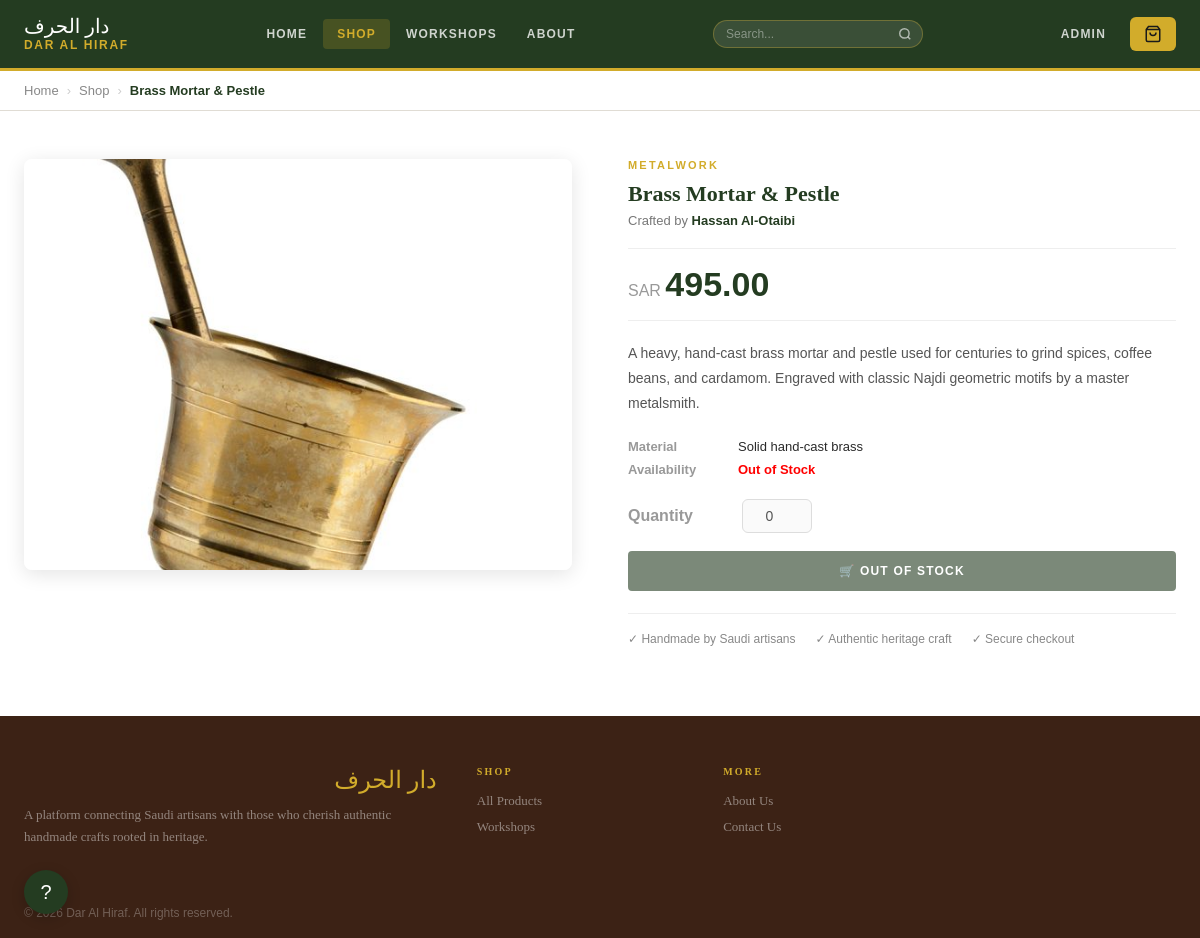
The page /dar-al-hrf/product.php?id=2 on the database its author committed.
### tables this page shows
CREATE TABLE `products` (
  `pid` int(11) NOT NULL,
  `name` varchar(255) NOT NULL,
  `category` varchar(100) NOT NULL,
  `description` text DEFAULT NULL,
  `material` varchar(255) DEFAULT NULL,
  `price` decimal(10,2) NOT NULL,
  `artisan` varchar(255) NOT NULL,
  `image` varchar(500) NOT NULL,
  `quantity` int(11) DEFAULT NULL,
  `location` varchar(255) DEFAULT NULL,
  `duration` varchar(50) DEFAULT NULL,
  `sessions` text DEFAULT NULL,
  `seats` int(11) DEFAULT NULL,
  `admin_id` int(11) DEFAULT NULL,
  `slots_json` text DEFAULT NULL
);

### dar-al-hrf/product.php (the view, shortened to what this page needs)
<?php
require 'db.php';
$pid     = isset($_GET['id']) ? intval($_GET['id']) : 0;
$stmt    = $pdo->prepare("SELECT * FROM products WHERE pid = ? AND category != 'Workshop'");
$stmt->execute([$pid]);
$product = $stmt->fetch();
$inStock = isset($product['quantity']) && (int)$product['quantity'] > 0;
?>
<!DOCTYPE html>
<html lang="en">
<head>
  <link rel="stylesheet" href="style.css" />
</head>
<body>
<nav class="navbar" aria-label="Main navigation">
  <div class="navbar-inner">
    <a href="index.php" class="navbar-logo">
      <span class="logo-ar" lang="ar">دار الحرف</span>
      <span class="logo-en">Dar Al Hiraf</span>
    </a>
    <div class="navbar-nav">
      <a href="index.php">Home</a>
      <a href="shop.php" class="active">Shop</a>
      <a href="workshops.php">Workshops</a>
      <a href="about.html">About</a>
    </div>
    <form class="navbar-search" onsubmit="event.preventDefault();var v=this.querySelector('input').value.trim();if(v)window.location.href='search.html?q='+encodeURIComponent(v);" role="search">
      <input class="navbar-search-input" type="search" placeholder="Search..." aria-label="Search">
      <button class="navbar-search-btn" type="submit" aria-label="Search">
        <svg viewBox="0 0 24 24"><circle cx="11" cy="11" r="8"/><line x1="21" y1="21" x2="16.65" y2="16.65"/></svg>
      </button>
    </form>
    <div class="navbar-right">
      <a id="adminNavLink" href="admin-login.php" class="navbar-admin-link">Admin</a>
      <a href="checkout.php" class="navbar-cart-btn" id="cartBtn" aria-label="View cart">
        <svg viewBox="0 0 24 24" aria-hidden="true" width="18" height="18" stroke="#1a1a1a" fill="none" stroke-width="2"><path d="M6 2L3 6v14a2 2 0 002 2h14a2 2 0 002-2V6l-3-4z"/><line x1="3" y1="6" x2="21" y2="6"/><path d="M16 10a4 4 0 01-8 0"/></svg>
      </a>
    </div>
  </div>
</nav>
<div class="breadcrumb">
  <div class="breadcrumb-row container">
    <a href="index.php">Home</a>
    <span class="bc-sep">›</span>
    <a href="shop.php">Shop</a>
    <span class="bc-sep">›</span>
    <span class="bc-current"><?php echo htmlspecialchars($product['name']); ?></span>
  </div>
</div>
<main id="main-content">
  <div class="detail-wrap">
    <div class="container">
      <div class="detail-grid">
        <div>
          <div class="detail-main-img">
            <img src="<?php echo htmlspecialchars($product['image']); ?>"
                 alt="<?php echo htmlspecialchars($product['name']); ?>" />
          </div>
        </div>
        <div>
          <p class="d-category"><?php echo htmlspecialchars($product['category']); ?></p>
          <h1 class="d-name-en"><?php echo htmlspecialchars($product['name']); ?></h1>
          <p class="d-artisan">Crafted by <strong><?php echo htmlspecialchars($product['artisan']); ?></strong></p>
          <div class="d-price-block">
            <span class="d-price"><small>SAR </small><?php echo number_format($product['price'], 2); ?></span>
          </div>
          <p class="d-desc"><?php echo nl2br(htmlspecialchars($product['description'])); ?></p>
          <div class="d-meta">
            <?php if (!empty($product['material'])): ?>
            <div class="d-meta-row">
              <span class="d-meta-key">Material</span>
              <span class="d-meta-val"><?php echo htmlspecialchars($product['material']); ?></span>
            </div>
            <?php endif; ?>
            <div class="d-meta-row">
              <span class="d-meta-key">Availability</span>
              <span class="d-meta-val">
                <?php echo $inStock ? (int)$product['quantity'] . ' available' : '<span style="color:red; font-weight:bold;">Out of Stock</span>'; ?>
              </span>
            </div>
          </div>
          <div class="d-meta-row" style="margin-bottom:18px;align-items:center;gap:14px;">
            <span class="d-meta-key">Quantity</span>
            <input type="number" id="qtyInput"
                   value="<?php echo $inStock ? '1' : '0'; ?>"
                   min="<?php echo $inStock ? '1' : '0'; ?>"
                   max="<?php echo (int)($product['quantity'] ?? 99); ?>"
                   <?php echo !$inStock ? 'disabled' : ''; ?>
                   style="width:70px;padding:8px;border:1.5px solid #ddd;border-radius:6px;font-size:14px;text-align:center;" />
          </div>
          <div class="d-btns">
            <button class="btn btn-green" onclick="handleAddToCart()" <?php echo !$inStock ? 'disabled style="opacity:0.6; cursor:not-allowed;"' : ''; ?> style="font-size:14px;padding:14px 24px;">
              &#x1F6D2; <?php echo $inStock ? 'Add to Cart' : 'Out of Stock'; ?>
            </button>
          </div>
          <div class="trust-bar">
            <span>&#10003; Handmade by Saudi artisans</span>
            <span>&#10003; Authentic heritage craft</span>
            <span>&#10003; Secure checkout</span>
          </div>
        </div>
      </div>
    </div>
  </div>
  <div style="position:fixed;bottom:24px;left:24px;z-index:999;">
    <button onclick="document.getElementById('helpModal').style.display='flex'"
            style="background:var(--green);color:#fff;border:none;border-radius:50%;width:44px;height:44px;font-size:20px;cursor:pointer;box-shadow:0 4px 14px rgba(0,0,0,0.2); "
            aria-label="Help">?</button>
  </div>
</main>
<footer class="footer">
  <div class="container">
    <div class="footer-grid">
      <div>
        <p class="footer-brand-name" lang="ar">دار الحرف</p>
        <p class="footer-desc">A platform connecting Saudi artisans with those who cherish authentic handmade crafts rooted in heritage.</p>
      </div>
      <div>
        <p class="footer-col-title">Shop</p>
        <div class="footer-links">
          <a href="shop.php">All Products</a>
          <a href="workshops.php">Workshops</a>
        </div>
      </div>
      <div>
        <p class="footer-col-title">More</p>
        <div class="footer-links">
          <a href="about.html">About Us</a>
          <a href="contact.php">Contact Us</a>
        </div>
      </div>
    </div>
    <div class="footer-bottom">
      <p>&copy; 2026 Dar Al Hiraf. All rights reserved.</p>
    </div>
  </div>
</footer>
</body>
</html>

### rows shown on the page
products: name "Brass Mortar & Pestle", image (picture), category "METALWORK", artisan "Hassan Al-Otaibi", price "495.00", description "A heavy, hand-cast brass mortar and pestle used for centuries to grind spices, coffee beans, and cardamom. Engraved with classic Najdi geometric motifs by a master metalsmith.", material "Solid hand-cast brass", quantity "0"
